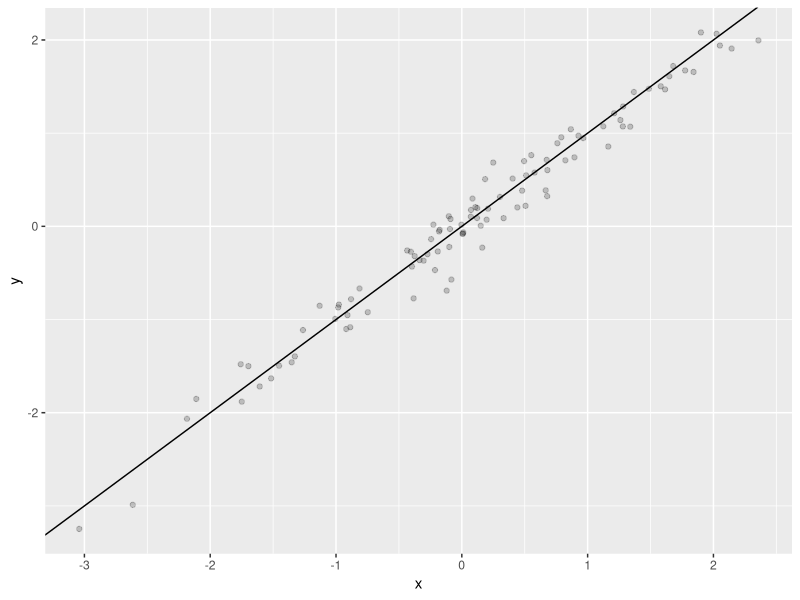

Reproduce this figure in R.
#figure_plot

##### Command Line Practice ##################

####loading packages########

library(dplyr)
library(ggplot2)

#Creating the data set

dat <- tibble(x = rnorm(100), y = x + rnorm(100, sd = 0.2))

#Plotting figure

gg1 <- ggplot(dat, aes(x, y)) + 
  geom_point(alpha = 0.2) +
  geom_abline(slope = 1, intercept = 0)

ggsave(gg1, filename = "figure_plot.png")
